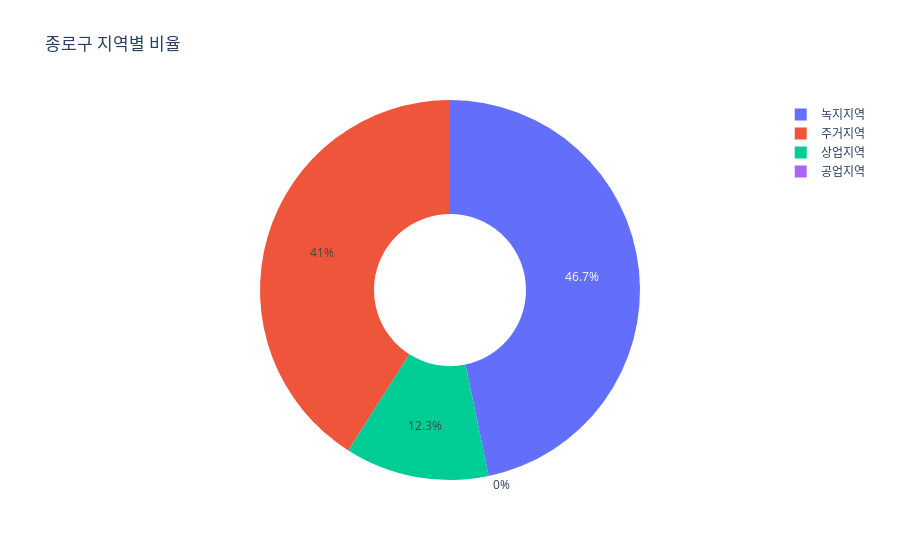
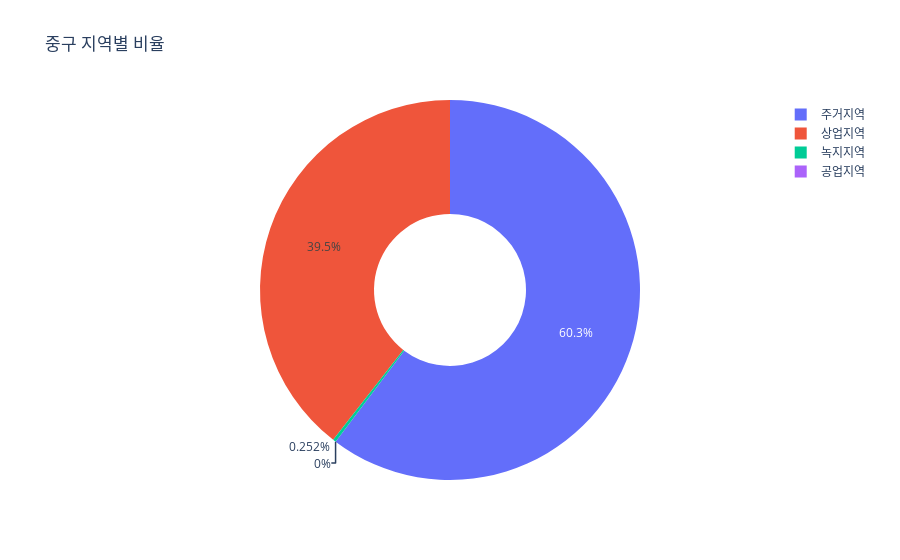
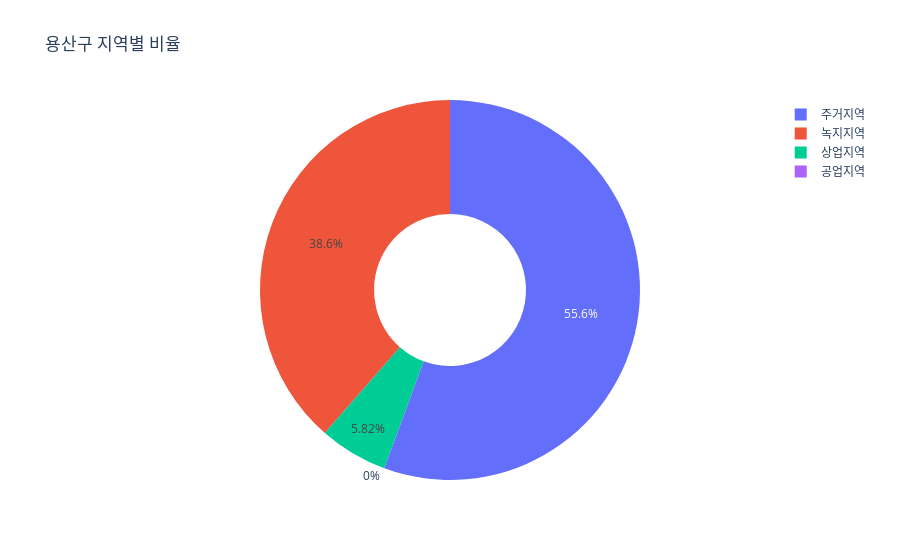
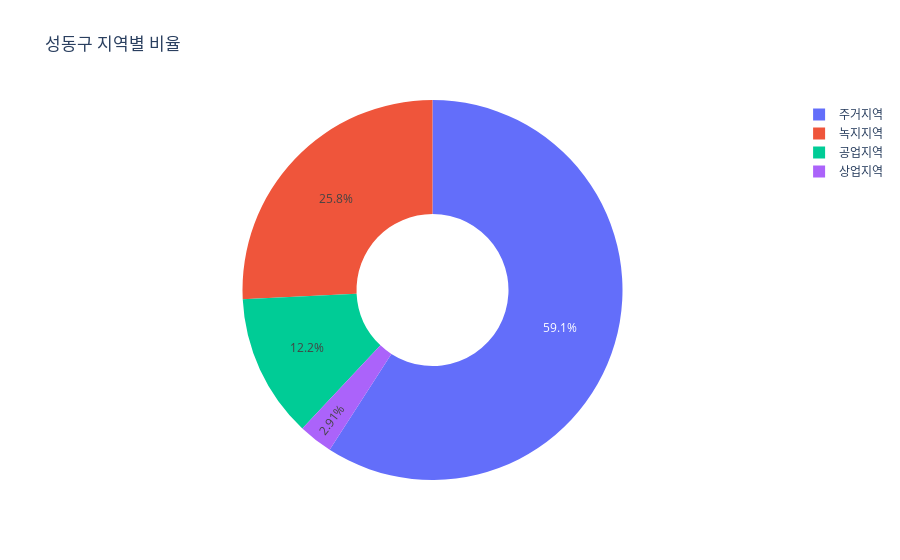

Source (notebook cell) for these figures, in order:
### Code cell
# 각 자치구별로 도넛 차트 그리기
for gu in data['자치구별(2)']:
    subset = data[data['자치구별(2)'] == gu].melt(id_vars='자치구별(2)', value_vars=['주거지역', '상업지역', '공업지역', '녹지지역'],
                                           var_name='지역유형', value_name='면적')
    # 도넛 차트 생성
    fig = px.pie(subset, names='지역유형', values='면적', title=f'{gu} 지역별 비율', hole=0.4)

    # 도넛 차트 출력
    fig.show()

### Figure 1 — Plotly figure (JSON) as saved in the notebook; plotly's stock layout.template omitted (floating-point values rounded to 4 significant figures)
{"data": [{"domain": {"x": [0, 1], "y": [0, 1]}, "hole": 0.4, "hovertemplate": "지역유형=%{label}<br>면적=%{value}<extra></extra>", "labels": ["주거지역", "상업지역", "공업지역", "녹지지역"], "legendgroup": "", "name": "", "showlegend": true, "type": "pie", "values": [9830838, 2937285, 0, 11204384]}], "layout": {"legend": {"tracegroupgap": 0}, "title": {"text": "종로구 지역별 비율"}}}

### Figure 2 — Plotly figure (JSON) as saved in the notebook; plotly's stock layout.template omitted (floating-point values rounded to 4 significant figures)
{"data": [{"domain": {"x": [0, 1], "y": [0, 1]}, "hole": 0.4, "hovertemplate": "지역유형=%{label}<br>면적=%{value}<extra></extra>", "labels": ["주거지역", "상업지역", "공업지역", "녹지지역"], "legendgroup": "", "name": "", "showlegend": true, "type": "pie", "values": [6013132, 3936025, 0, 25135]}], "layout": {"legend": {"tracegroupgap": 0}, "title": {"text": "중구 지역별 비율"}}}

### Figure 3 — Plotly figure (JSON) as saved in the notebook; plotly's stock layout.template omitted (floating-point values rounded to 4 significant figures)
{"data": [{"domain": {"x": [0, 1], "y": [0, 1]}, "hole": 0.4, "hovertemplate": "지역유형=%{label}<br>면적=%{value}<extra></extra>", "labels": ["주거지역", "상업지역", "공업지역", "녹지지역"], "legendgroup": "", "name": "", "showlegend": true, "type": "pie", "values": [12181023, 1274398, 0, 8443345]}], "layout": {"legend": {"tracegroupgap": 0}, "title": {"text": "용산구 지역별 비율"}}}

### Figure 4 — Plotly figure (JSON) as saved in the notebook; plotly's stock layout.template omitted (floating-point values rounded to 4 significant figures)
{"data": [{"domain": {"x": [0, 1], "y": [0, 1]}, "hole": 0.4, "hovertemplate": "지역유형=%{label}<br>면적=%{value}<extra></extra>", "labels": ["주거지역", "상업지역", "공업지역", "녹지지역"], "legendgroup": "", "name": "", "showlegend": true, "type": "pie", "values": [9931728, 489058, 2051234, 4332406]}], "layout": {"legend": {"tracegroupgap": 0}, "title": {"text": "성동구 지역별 비율"}}}
